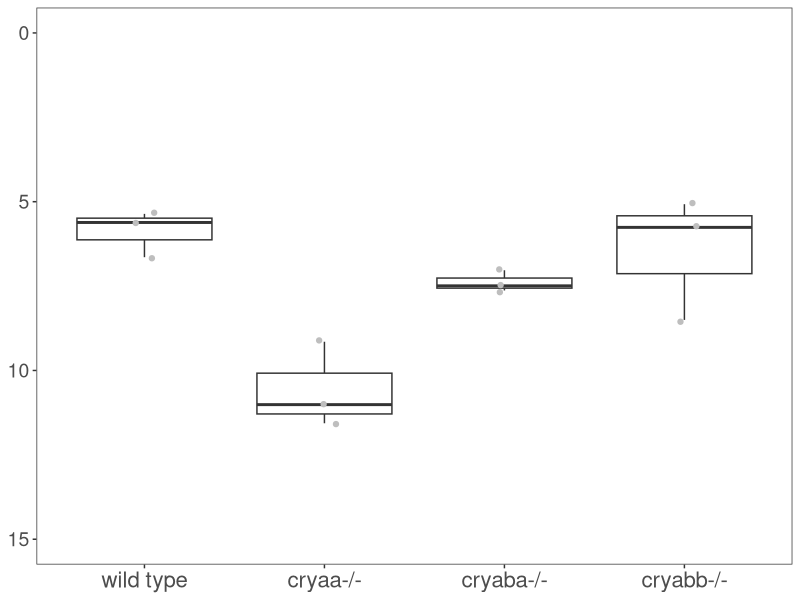
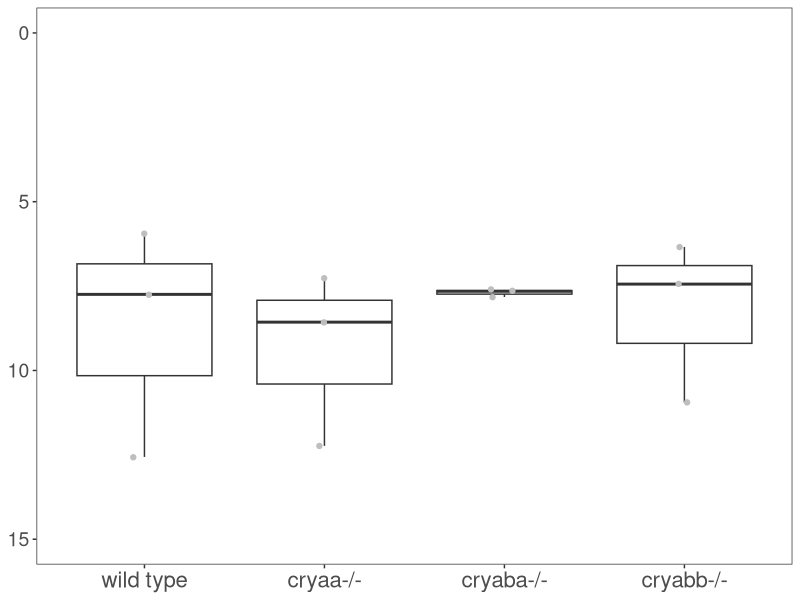
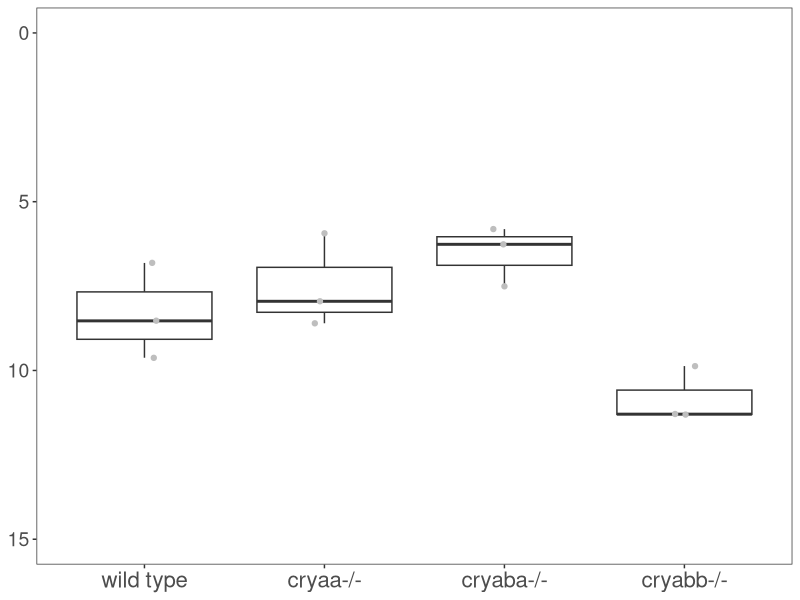
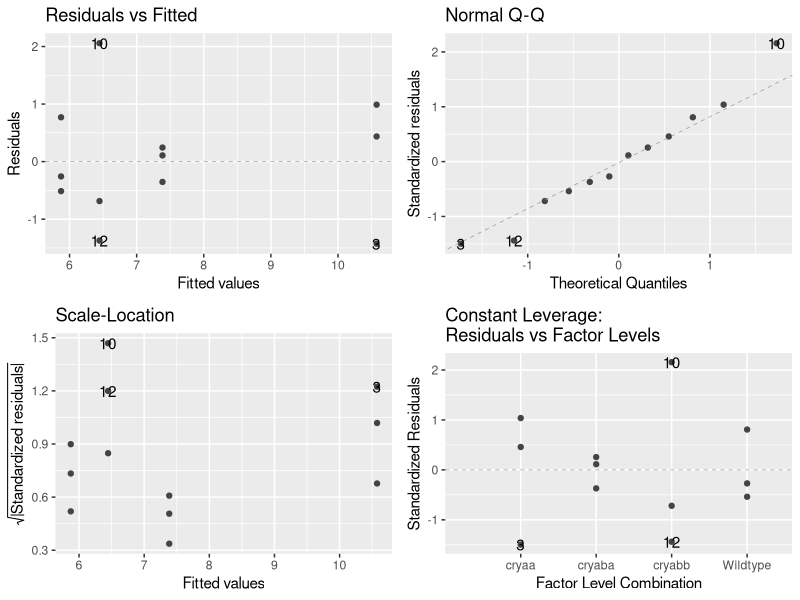
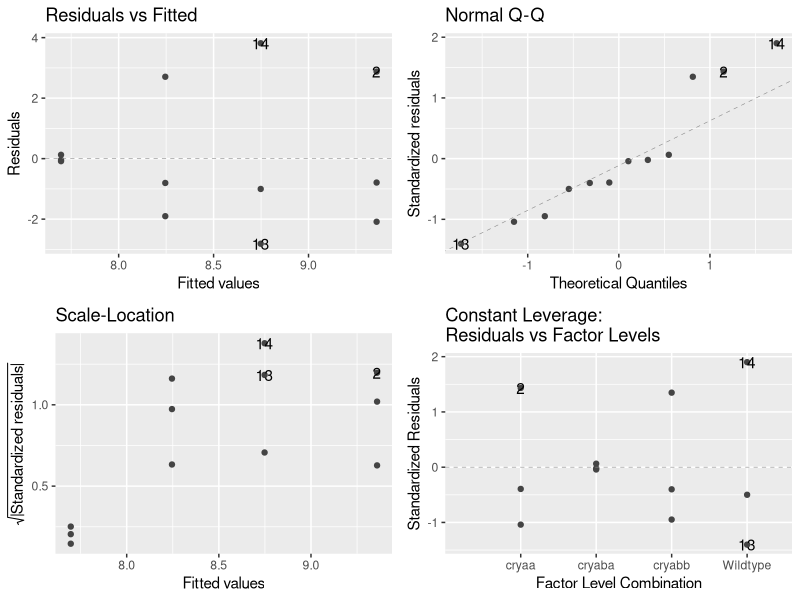
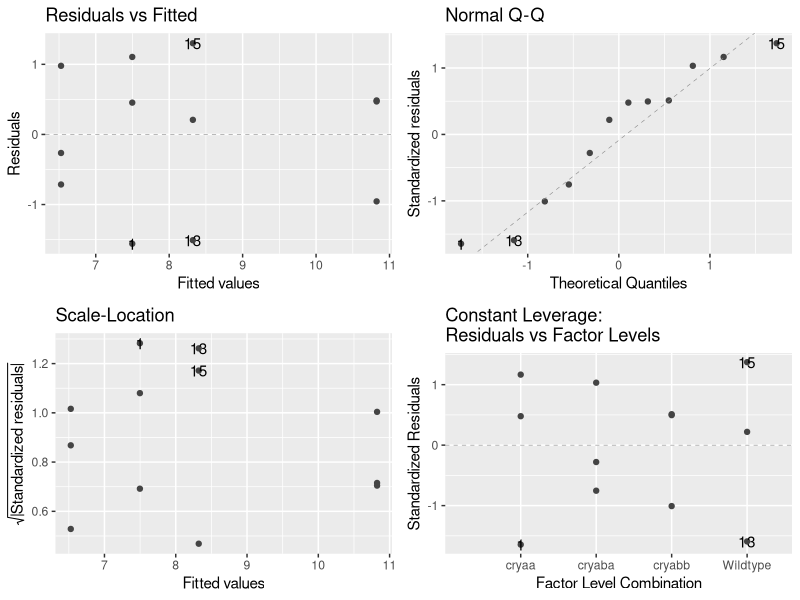
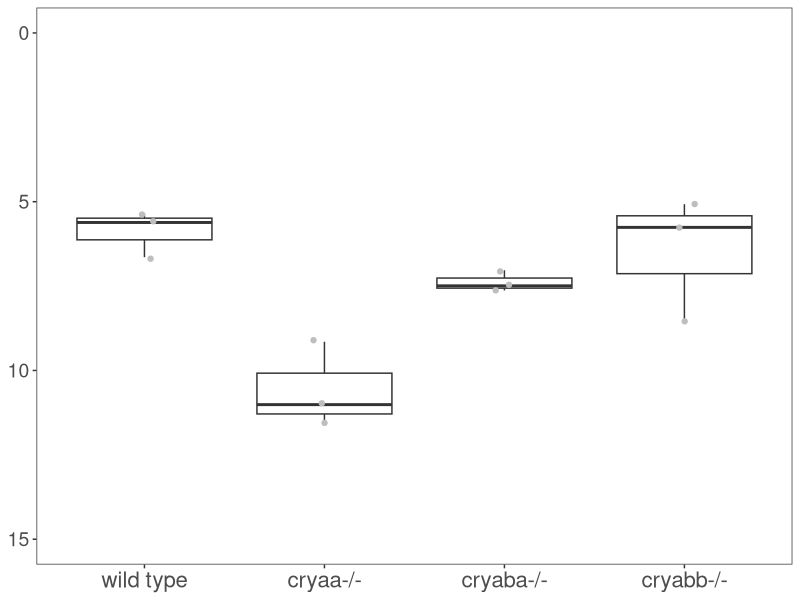
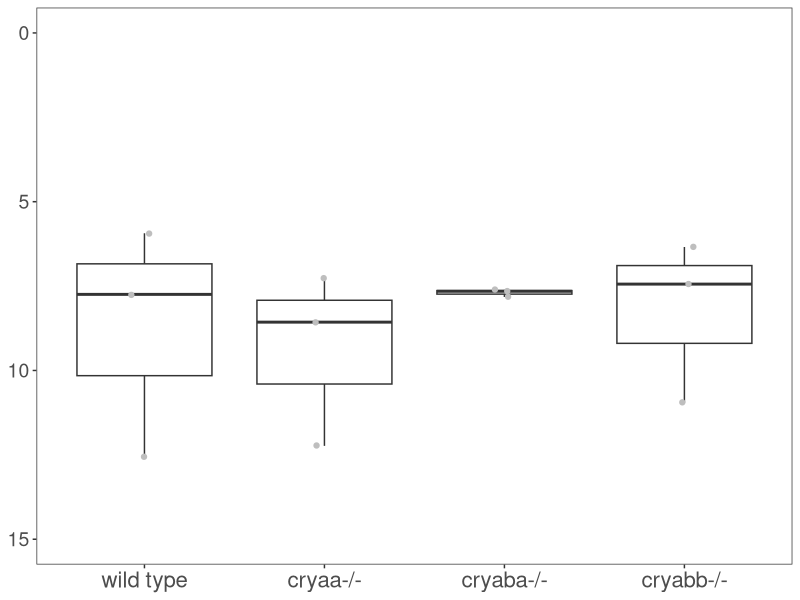

These charts were generated, in order, by the following R code:
#Box plot of qPCR Cq values

#install libraries
library(dplyr)
library(ggplot2)
library(ggfortify)
library(readxl)


#import data
qPCR_data <- read_excel("Fig 7 qPCR data.xlsx")

#filter data for each gene
cryaa<-filter(qPCR_data, Gene == "cryaa")
cryaba<-filter(qPCR_data, Gene == "cryaba")
cryabb<-filter(qPCR_data, Gene == "cryabb")

#cryaa expression plot
ggplot(cryaa, aes(x=Sample, y=Delta_Ct)) +
  geom_boxplot(outlier.shape=NA)+
  geom_jitter(width=0.075, color="grey")+
  scale_y_reverse( lim=c(15,0))+
  labs(x=NULL, y=NULL)+
  theme_bw()+
  theme(axis.title.x = element_text(face="bold", size=16),
        axis.text.x = element_text(size=16),
        axis.text.y = element_text(size=14),
        axis.title.y = element_text(face="bold", size=15),
        panel.grid.major.x = element_blank(),
        panel.grid.minor.x = element_blank(),
        panel.grid.major.y = element_blank(),
        panel.grid.minor.y = element_blank())+
        scale_x_discrete(limits=c("Wildtype", "cryaa", "cryaba", "cryabb"), 
                   breaks=c("Wildtype", "cryaa", "cryaba", "cryabb"),
                   labels=c("wild type", "cryaa-/-", "cryaba-/-", "cryabb-/-"))

ggsave("cryaa qpcr plot.jpg", width = 6, height = 3, units = "in", dpi = 300)

#cryaba expression plot
ggplot(cryaba, aes(x=Sample, y=Delta_Ct)) +
  geom_boxplot(outlier.shape=NA)+
  geom_jitter(width=0.075, color="grey")+
  scale_y_reverse( lim=c(15,0))+
  labs(x=NULL, y=NULL)+
  theme_bw()+
  theme(axis.title.x = element_text(face="bold", size=16),
        axis.text.x = element_text(size=16),
        axis.text.y = element_text(size=14),
        axis.title.y = element_text(face="bold", size=15),
        panel.grid.major.x = element_blank(),
        panel.grid.minor.x = element_blank(),
        panel.grid.major.y = element_blank(),
        panel.grid.minor.y = element_blank())+
        scale_x_discrete(limits=c("Wildtype", "cryaa", "cryaba", "cryabb"), 
                   breaks=c("Wildtype", "cryaa", "cryaba", "cryabb"),
                   labels=c("wild type", "cryaa-/-", "cryaba-/-", "cryabb-/-"))

ggsave("cryaba qpcr plot.jpg", width = 6, height = 3, units = "in", dpi = 300)

#cryabb expression plot
ggplot(cryabb, aes(x=Sample, y=Delta_Ct)) +
  geom_boxplot(outlier.shape=NA)+
  geom_jitter(width=0.075, color="grey")+
  scale_y_reverse( lim=c(15,0))+
  labs(x=NULL, y=NULL)+
  theme_bw()+
  theme(axis.title.x = element_text(face="bold", size=16),
        axis.text.x = element_text(size=16),
        axis.text.y = element_text(size=14),
        axis.title.y = element_text(face="bold", size=15),
        panel.grid.major.x = element_blank(),
        panel.grid.minor.x = element_blank(),
        panel.grid.major.y = element_blank(),
        panel.grid.minor.y = element_blank())+
        scale_x_discrete(limits=c("Wildtype", "cryaa", "cryaba", "cryabb"), 
                   breaks=c("Wildtype", "cryaa", "cryaba", "cryabb"),
                   labels=c("wild type", "cryaa-/-", "cryaba-/-", "cryabb-/-"))

ggsave("cryabb qpcr plot.jpg", width = 6, height = 3, units = "in", dpi = 300)


#Run Statistics with Tukey Honest Significant Difference (HSD) post test adjusted p-values
#cryaa
aA_exp<-lm(Delta_Ct ~ Sample,
           data = cryaa)
autoplot(aA_exp, smooth.colour = NA)
anova(aA_exp)
summary(aA_exp)

TukeyHSD(aov(Delta_Ct ~ Sample,
             data = cryaa))
#cryaba
aBa_exp<-lm(Delta_Ct ~ Sample,
            data = cryaba)
autoplot(aBa_exp, smooth.colour = NA)
anova(aBa_exp)
summary(aBa_exp)

TukeyHSD(aov(Delta_Ct ~ Sample,
             data = cryaba))

#cryabb
aBb_exp<-lm(Delta_Ct ~ Sample,
            data = cryabb)
autoplot(aBb_exp, smooth.colour = NA)
anova(aBb_exp)
summary(aBb_exp)

TukeyHSD(aov(Delta_Ct ~ Sample,
             data = cryabb))
